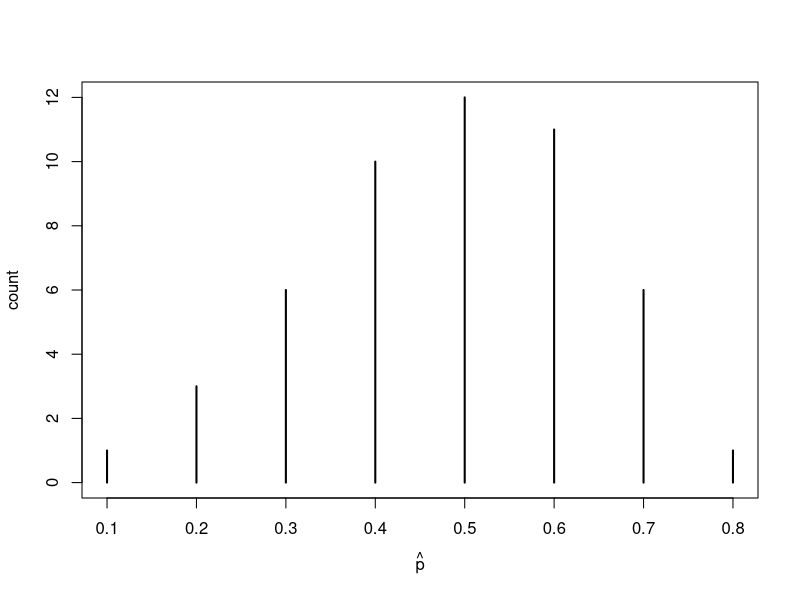
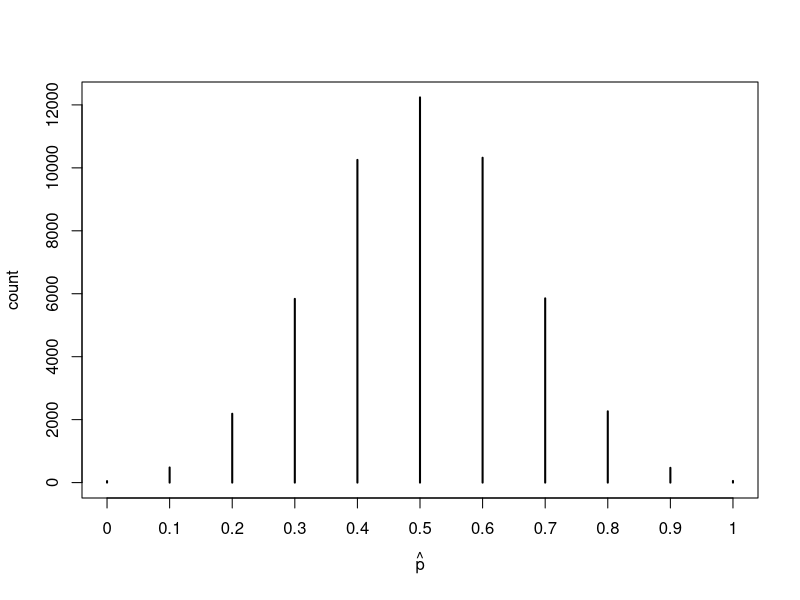
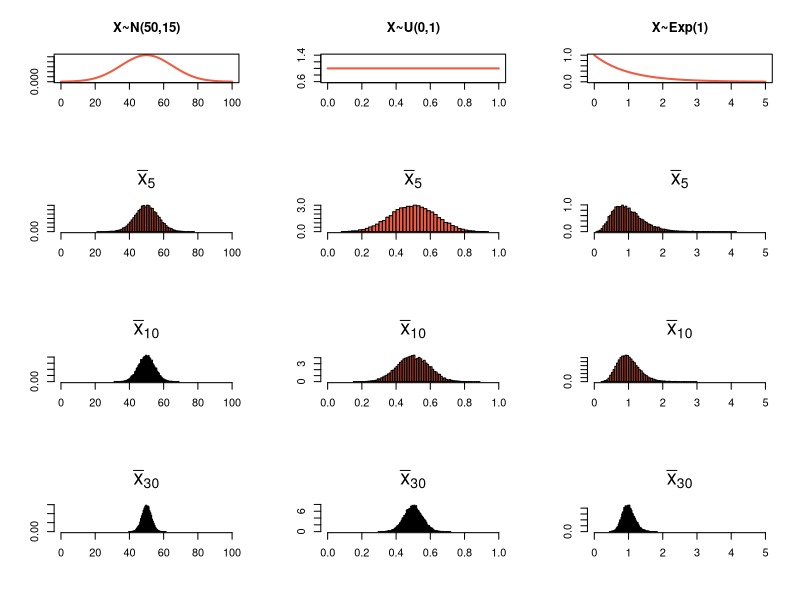

Source code (R) for these figures, in order:
## ---- chunk 1
set.seed(12)
cointoss <- rbinom(50, 10, 1/2)
phat <- cointoss/10
xtabs(~phat)
plot(xtabs(~phat),ylab= "count",xlab = expression(hat(p)))
## ---- chunk 2
set.seed(12)
cointoss <- rbinom(50000, 10, 1/2)
phat <- cointoss/10
xtabs(~phat)
mean(phat)
sd(phat)
plot(xtabs(~phat),ylab= "count",xlab = expression(hat(p)))
## ---- chunk 3
fmin <- function(x){20/x^21}
integrate(fmin, 1, 1.2)
## ---- chunk 4
set.seed(123)
par(mfrow=c(4,3))
# X~N(50,15)
x <- seq(0,100,.01)
y <- dnorm(x,50,15)
plot(x,y,type="l",col="tomato2",lwd=2,main="X~N(50,15)",xlab="",ylab="")

# X~U(0,1)
x <- seq(0,1,.001)
y <- dunif(x,0,1)
plot(x,y,type="l",col="tomato2",lwd=2,main="X~U(0,1)",xlab="",ylab="")

# X~Exp(1)
x <- seq(0,5,.01)
y <- dexp(x,1)
plot(x,y,type="l",col="tomato2",lwd=2,main="X~Exp(1)",xlab="",ylab="")

m <- 20000  # Number of Samples
EX <- 1.2   # Character expansion

xbar.5 <- apply(matrix(rnorm(m*5,50,15),nrow=m),1,mean)
hist(xbar.5,breaks="Scott",col="tomato2",xlim=c(0,100),prob=T,xlab="",ylab="",main="")
mtext(  expression(bar(x)[5]),side=3,line=1,cex=EX)

xbar.5 <- apply(matrix(runif(m*5,0,1),nrow=m),1,mean)
hist(xbar.5,breaks="Scott",col="tomato2",xlim=c(0,1),prob=T,xlab="",ylab="",main="")
mtext(  expression(bar(x)[5]),side=3,line=1,cex=EX)

xbar.5 <- apply(matrix(rexp(m*5,1),nrow=m),1,mean)
hist(xbar.5,breaks="Scott",col="tomato2",xlim=c(0,5),prob=T,xlab="",ylab="",main="")
mtext(  expression(bar(x)[5]),side=3,line=1,cex=EX)

xbar.10 <- apply(matrix(rnorm(m*10,50,15),nrow=m),1,mean)
hist(xbar.10,breaks="Scott",col="tomato2",xlim=c(0,100),prob=T,xlab="",ylab="",main="")
mtext(  expression(bar(x)[10]),side=3,line=1,cex=EX)

xbar.10 <- apply(matrix(runif(m*10,0,1),nrow=m),1,mean)
hist(xbar.10,breaks="Scott",col="tomato2",xlim=c(0,1),prob=T,xlab="",ylab="",main="")
mtext(  expression(bar(x)[10]),side=3,line=1,cex=EX)

xbar.10 <- apply(matrix(rexp(m*10,1),nrow=m),1,mean)
hist(xbar.10,breaks="Scott",col="tomato2",xlim=c(0,5),prob=T,xlab="",ylab="",main="")
mtext(  expression(bar(x)[10]),side=3,line=1,cex=EX)

xbar.30 <- apply(matrix(rnorm(m*30,50,15),nrow=m),1,mean)
hist(xbar.30,breaks="Scott",col="tomato2",xlim=c(0,100),prob=T,xlab="",ylab="",main="")
mtext(  expression(bar(x)[30]),side=3,line=1,cex=EX)

xbar.30 <- apply(matrix(runif(m*30,0,1),nrow=m),1,mean)
hist(xbar.30,breaks="Scott",col="tomato2",xlim=c(0,1),prob=T,xlab="",ylab="",main="")
mtext(  expression(bar(x)[30]),side=3,line=1,cex=EX)

xbar.30 <- apply(matrix(rexp(m*30,1),nrow=m),1,mean)
hist(xbar.30,breaks="Scott",col="tomato2",xlim=c(0,5),prob=T,xlab="",ylab="",main="")
mtext(  expression(bar(x)[30]),side=3,line=1,cex=EX)

par(mfrow=c(1,1))
## ---- chunk 5
pbinom(160, 300, 1/2)
